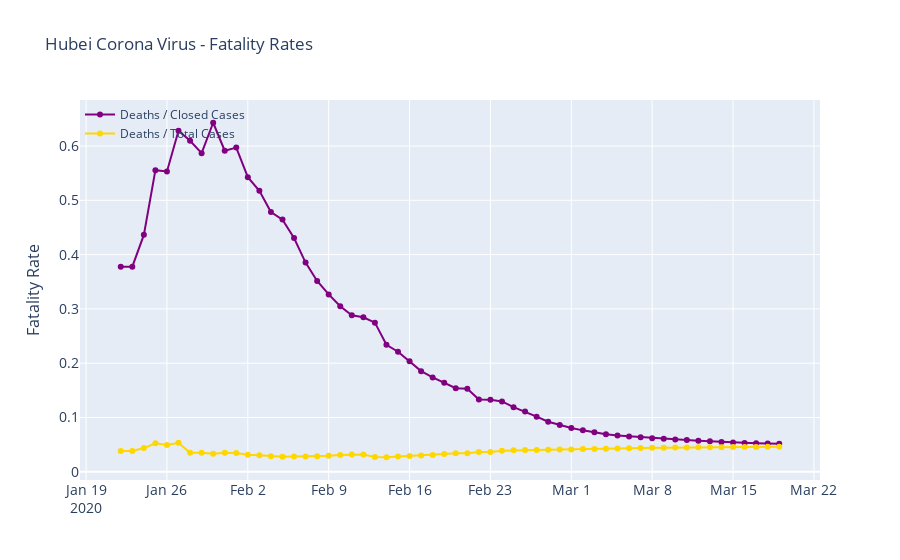

Source (notebook cell):
### Code cell
plot_fatality_rates(hubei_combined_df, 'Hubei Corona Virus - Fatality Rates')
